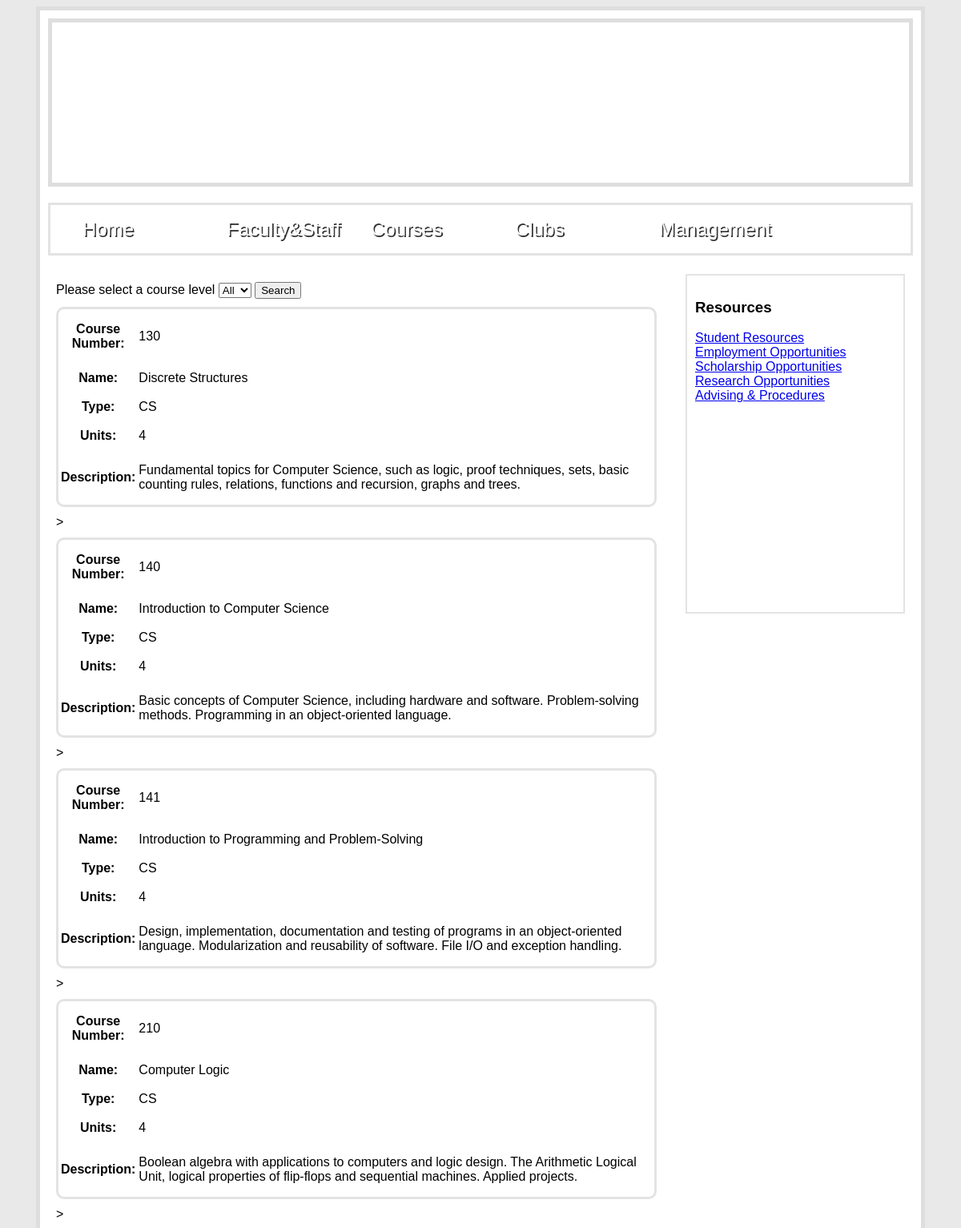
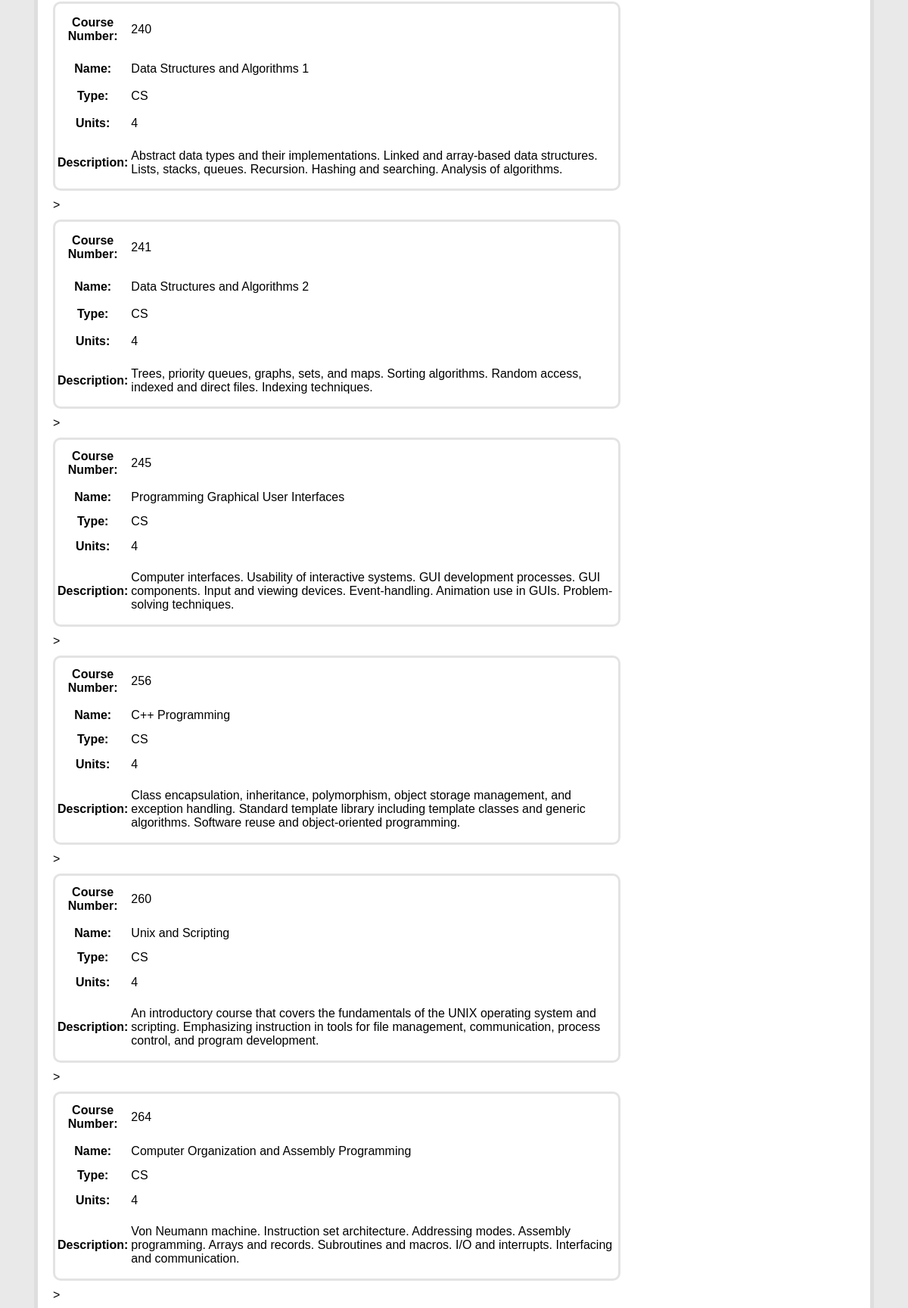
Screenshot of /Courses.php (upper part) with the database file from the repository (2 pictures, top to bottom).
### tables this page shows
CREATE TABLE `coursestable` (
    `id` int(11) NOT NULL,
    `pos` varchar(255) DEFAULT NULL,
    `name` varchar(255) DEFAULT NULL,
    `units` varchar(255) DEFAULT NULL,
    `description` text
);

### Courses.php (called while the page is built, shortened)
<?php
require 'Controller/CoursesController.php';
$controller = new CoursesController();
if(isset($_POST['pos']))
{
    $table = $controller->CreateTable($_POST['pos']);
}
else
{
    $table = $controller->CreateTable('%');
}
$content = $controller->CreateCoursesDropdownList(). $table;
include 'Template.php';
?>

### Model/Credentials.php (called while the page is built, shortened)
<?php
$database = "facultystaffdb";
?>

### Model/CoursesModel.php (called while the page is built, shortened)
<?php
require ("Entities/CoursesEntity.php");
class CoursesModel {
    function GetCoursesTypes() {
        require 'Credentials.php';
        $link = mysqli_connect($host, $user, $passwd, $database) or die(mysqli_error($link));
        mysqli_select_db($link, $database);
        $result = mysqli_query($link, "SELECT DISTINCT pos FROM coursestable") or die(mysqli_error($link));
        $poss = array();
        while($row = mysqli_fetch_array($result)) {
            array_push($poss, $row[0]);
        }
        return $poss;
    }
    function GetCoursesByPos($pos) {
        require 'Credentials.php';
        $link = mysqli_connect($host, $user, $passwd, $database) or die(mysqli_error($link));
        mysqli_select_db($link, $database);
        $query = "SELECT * FROM coursestable WHERE pos LIKE '$pos'";
        $result = mysqli_query($link, $query) or die(mysqli_error($link));
        $courseArray = array();
        while($row = mysqli_fetch_array($result)) {
            $id = $row[0];
            $pos = $row[1];
            $name = $row[2];
            $units = $row[3];
            $description = $row[4];
            $courses = new CoursesEntity($id, $pos, $name, $units, $description);
            array_push($courseArray, $courses);
        }
        return $courseArray;
    }
}
?>

### Entities/CoursesEntity.php (called while the page is built, shortened)
<?php
class CoursesEntity {
    function __construct($id, $pos, $name, $units, $description) {
        $this->id = $id;
        $this->pos = $pos;
        $this->name = $name;
        $this->units = $units;
        $this->description = $description;
    }
}

### Controller/CoursesController.php (the view, shortened to what this page needs)
<?php
require ("Model/CoursesModel.php");
class CoursesController {
    function CreateCoursesDropdownList() {
        $coursesModel = new CoursesModel();
        $result = "<form actrion '' method = 'post' width = '200px'>
                    Please select a course level
                    <select name = 'types' >
                        <option value = '%'>All</option>
                        ".$this->createOptionValues($coursesModel->GetCoursesTypes()).
                "</select>
                 <input type = 'submit' value = 'Search' />
                 </form>";
        return $result;
    }
    function CreateOptionValues(array $valueArray) {
        $result = "";
        foreach($valueArray as $value) {
            $result = $result."<option value = '$value'>$value</option>";
        }
        return $result;
    }
    function CreateTable($pos) {
        $coursesModel = new CoursesModel();
        $array = $coursesModel->GetCoursesByPos($pos);
        $result = "";
        foreach ($array as $key => $course) {
            $result = $result .
                    "<table class = 'table'>
                    <tr>
                        <th width = '75px' >Course Number: </th>
                        <td>$course->id</td>
                    </tr>
                    <tr>
                        <th>Name: </th>
                        <td>$course->name</td>
                    </tr>
                    <tr>
                        <th>Type: </th>
                        <td>$course->pos</td>
                    </tr>
                    <tr>
                        <th>Units: </th>
                        <td>$course->units</td>
                    </tr>
                    <tr>
                        <th>Description: </th>
                        <td>$course->description</td>
                    </tr>
                    </table>>";
        }
        return $result;
    }
}
?>

### Template.php (shortened to what this page needs)
<!DOCTYPE html>
<html>
    <head>
        <link rel = "stylesheet" type="text/css" href="Styles/StyleSheet.css" />
    </head>
    <body>
        <div id = "wrapper">
            <div id = "banner">
            </div>
            <nav id = "navigation">
                <ul id = "nav">
                    <li><a href="index.php">Home</a></li>
                    <li><a href="FacultyStaff.php">Faculty&Staff</a></li>
                    <li><a href="Courses.php">Courses</a></li>
                    <li><a href="Clubs.php">Clubs</a></li>
                    <li><a href="Management.php">Management</a></li>
                </ul>
            </nav>
            <div id = "content_area">
                <?php
                 echo $content;
                 ?>
            </div>
            <div id = "sidebar">
                <?php
                $resource = '<h3>Resources</h3>'
                    . '<a href="https://www.cpp.edu/~sci/computer-science/undergraduate-program/student-resources.shtml"> Student Resources</a><br/>'
                    . '<a href="https://www.cpp.edu/~sci/computer-science/undergraduate-program/employment-opportunities.shtml"> Employment Opportunities</a><br/>'
                    . '<a href="https://www.cpp.edu/~sci/computer-science/undergraduate-program/scholarship-opportunities.shtml"> Scholarship Opportunities</a><br/>'
                    . '<a href="https://www.cpp.edu/~sci/computer-science/undergraduate-program/research-opportunities.shtml"> Research Opportunities</a><br/>'
                    . '<a href="https://www.cpp.edu/~sci/computer-science/advising-and-procedures/index.shtml"> Advising & Procedures</a><br/>';
                echo $resource;
                ?>
            </div>
        </div>
    </body>
</html>

### Styles/StyleSheet.css (style rules this page uses)
body { font-family: lucida grande, thoma, verdana, arial, sans-serif; background-color: #e9e9e9; }
#wrapper { width: 1080px; background-color: white; margin: 0 auto; padding: 10px; border: 5px solid #dedede; }
#banner { border: 5px solid #dedede; height: 200px; }
#content_area { float: left; width: 750px; margin: 20px 0 20px 0; padding: 10px; }
#sidebar { float: right; width: 250px; height: 400px; margin: 20px 10px; padding: 10px; border: 2px solid #E3E3E3; }
#navigation { height: 60px; border: 3px solid #E3E3E3; margin-top: 20px; text-shadow: 0.1em 0.1em #333; background-image: url(../Images/bar_background.png); }
#nav { list-style: none; }
#nav li { font-size: 24px; float: left; position: relative; width: 180px; height: 50px; }
#nav a:link, nav a:active, nav a:visited { display: block; color: #fff; text-decoration: none; }
.table { width: 750px; height: 250px; margin: 10px 10px 10px 0; border: 3px solid #E3E3E3; border-radius: 10px; moz-border-radius: 10px }

### rows the page displays
coursestable: id "130", name "Discrete Structures", pos "CS", units "4", description "Fundamental topics for Computer Science, such as logic, proof techniques, sets, basic counting rules, relations, functions and recursion, graphs and trees."
coursestable: id "140", name "Introduction to Computer Science", pos "CS", units "4", description "Basic concepts of Computer Science, including hardware and software. Problem-solving methods. Programming in an object-oriented language."
coursestable: id "141", name "Introduction to Programming and Problem-Solving", pos "CS", units "4", description "Design, implementation, documentation and testing of programs in an object-oriented language. Modularization and reusability of software. File I/O and exception handling."
coursestable: id "210", name "Computer Logic", pos "CS", units "4", description "Boolean algebra with applications to computers and logic design. The Arithmetic Logical Unit, logical properties of flip-flops and sequential machines. Applied projects."
coursestable: id "240", name "Data Structures and Algorithms 1", pos "CS", units "4", description "Abstract data types and their implementations. Linked and array-based data structures. Lists, stacks, queues. Recursion. Hashing and searching. Analysis of algorithms."
coursestable: id "241", name "Data Structures and Algorithms 2", pos "CS", units "4", description "Trees, priority queues, graphs, sets, and maps. Sorting algorithms. Random access, indexed and direct files. Indexing techniques."
coursestable: id "245", name "Programming Graphical User Interfaces", pos "CS", units "4", description "Computer interfaces. Usability of interactive systems. GUI development processes. GUI components. Input and viewing devices. Event-handling. Animation use in GUIs. Problem-solving techniques."
coursestable: id "256", name "C++ Programming", pos "CS", units "4", description "Class encapsulation, inheritance, polymorphism, object storage management, and exception handling. Standard template library including template classes and generic algorithms. Software reuse and object-oriented programming."
coursestable: id "260", name "Unix and Scripting", pos "CS", units "4", description "An introductory course that covers the fundamentals of the UNIX operating system and scripting. Emphasizing instruction in tools for file management, communication, process control, and program development."
coursestable: id "264", name "Computer Organization and Assembly Programming", pos "CS", units "4", description "Von Neumann machine. Instruction set architecture. Addressing modes. Assembly programming. Arrays and records. Subroutines and macros. I/O and interrupts. Interfacing and communication."
